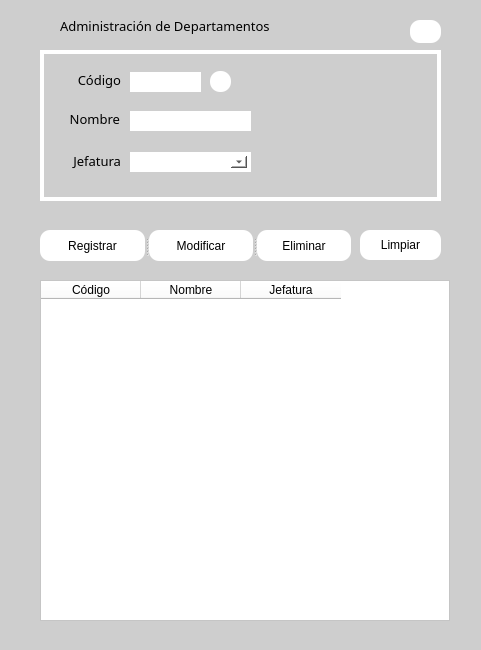
<?xml version="1.0" encoding="UTF-8"?>
<ui version="4.0">
 <class>Departamentos</class>
 <widget class="QWidget" name="Departamentos">
  <property name="geometry">
   <rect>
    <x>0</x>
    <y>0</y>
    <width>481</width>
    <height>650</height>
   </rect>
  </property>
  <property name="minimumSize">
   <size>
    <width>480</width>
    <height>650</height>
   </size>
  </property>
  <property name="maximumSize">
   <size>
    <width>500</width>
    <height>650</height>
   </size>
  </property>
  <property name="windowTitle">
   <string>Departamentos</string>
  </property>
  <property name="windowIcon">
   <iconset>
    <normaloff>../res/iconMenuDepartamentos.png</normaloff>../res/iconMenuDepartamentos.png</iconset>
  </property>
  <property name="toolTipDuration">
   <number>1</number>
  </property>
  <property name="styleSheet">
   <string notr="true">background-color: rgb(206, 206, 206);</string>
  </property>
  <widget class="QLabel" name="lbl_departamentos">
   <property name="geometry">
    <rect>
     <x>60</x>
     <y>10</y>
     <width>211</width>
     <height>31</height>
    </rect>
   </property>
   <property name="font">
    <font>
     <family>Segoe UI Semibold</family>
     <pointsize>10</pointsize>
     <weight>5</weight>
     <italic>false</italic>
     <bold>false</bold>
    </font>
   </property>
   <property name="styleSheet">
    <string notr="true">font: 43 10pt &quot;Segoe UI Semibold&quot;;
border:none;
background-color: rgba(0,0,0,0%);</string>
   </property>
   <property name="text">
    <string>Administración de Departamentos</string>
   </property>
  </widget>
  <widget class="QTableWidget" name="tblDepartamentos">
   <property name="geometry">
    <rect>
     <x>40</x>
     <y>280</y>
     <width>410</width>
     <height>341</height>
    </rect>
   </property>
   <property name="minimumSize">
    <size>
     <width>410</width>
     <height>320</height>
    </size>
   </property>
   <property name="maximumSize">
    <size>
     <width>1500</width>
     <height>1500</height>
    </size>
   </property>
   <property name="styleSheet">
    <string notr="true">background-color: rgb(255, 255, 255);</string>
   </property>
   <property name="editTriggers">
    <set>QAbstractItemView::NoEditTriggers</set>
   </property>
   <property name="alternatingRowColors">
    <bool>true</bool>
   </property>
   <property name="selectionMode">
    <enum>QAbstractItemView::SingleSelection</enum>
   </property>
   <property name="sortingEnabled">
    <bool>true</bool>
   </property>
   <property name="wordWrap">
    <bool>false</bool>
   </property>
   <property name="rowCount">
    <number>0</number>
   </property>
   <property name="columnCount">
    <number>3</number>
   </property>
   <column>
    <property name="text">
     <string>Código</string>
    </property>
   </column>
   <column>
    <property name="text">
     <string>Nombre</string>
    </property>
   </column>
   <column>
    <property name="text">
     <string>Jefatura</string>
    </property>
   </column>
  </widget>
  <widget class="QSplitter" name="splitter">
   <property name="geometry">
    <rect>
     <x>40</x>
     <y>230</y>
     <width>311</width>
     <height>31</height>
    </rect>
   </property>
   <property name="styleSheet">
    <string notr="true">background-color: rgba(0,0,0,0%);</string>
   </property>
   <property name="orientation">
    <enum>Qt::Horizontal</enum>
   </property>
   <widget class="QPushButton" name="btn_registrar">
    <property name="toolTip">
     <string>CTRL+S</string>
    </property>
    <property name="styleSheet">
     <string notr="true">QPushButton{
background-color:rgb(255, 255, 255);
border:none;
border-radius:10px;
font: 63 10pt &quot;Segoe UI Semibold&quot;;
}

QPushButton:hover{

border:2px solid #55C1FA;
border-radius:10px;
}</string>
    </property>
    <property name="text">
     <string>Registrar</string>
    </property>
    <property name="icon">
     <iconset>
      <normaloff>../res/btnSave.png</normaloff>../res/btnSave.png</iconset>
    </property>
    <property name="iconSize">
     <size>
      <width>20</width>
      <height>20</height>
     </size>
    </property>
    <property name="shortcut">
     <string>Ctrl+C</string>
    </property>
   </widget>
   <widget class="QPushButton" name="btn_editar">
    <property name="toolTip">
     <string>CTRL+E</string>
    </property>
    <property name="styleSheet">
     <string notr="true">QPushButton{
background-color:rgb(255, 255, 255);
border:none;
border-radius:10px;
font: 63 10pt &quot;Segoe UI Semibold&quot;;
}

QPushButton:hover{

border:2px solid #55C1FA;
border-radius:10px;
}</string>
    </property>
    <property name="text">
     <string>Modificar</string>
    </property>
    <property name="icon">
     <iconset>
      <normaloff>../res/btnEdit.png</normaloff>../res/btnEdit.png</iconset>
    </property>
    <property name="iconSize">
     <size>
      <width>20</width>
      <height>20</height>
     </size>
    </property>
    <property name="shortcut">
     <string>Ctrl+E</string>
    </property>
   </widget>
   <widget class="QPushButton" name="btn_eliminar">
    <property name="toolTip">
     <string>CTRL+DEL</string>
    </property>
    <property name="styleSheet">
     <string notr="true">QPushButton{
background-color:rgb(255, 255, 255);
border:none;
border-radius:10px;
font: 63 10pt &quot;Segoe UI Semibold&quot;;
}

QPushButton:hover{

border:2px solid #55C1FA;
border-radius:10px;
}</string>
    </property>
    <property name="text">
     <string>Eliminar</string>
    </property>
    <property name="icon">
     <iconset>
      <normaloff>../res/btnDelete.png</normaloff>../res/btnDelete.png</iconset>
    </property>
    <property name="iconSize">
     <size>
      <width>20</width>
      <height>20</height>
     </size>
    </property>
    <property name="shortcut">
     <string>Ctrl+Del</string>
    </property>
   </widget>
  </widget>
  <widget class="QLabel" name="labelHeader">
   <property name="geometry">
    <rect>
     <x>20</x>
     <y>10</y>
     <width>31</width>
     <height>31</height>
    </rect>
   </property>
   <property name="font">
    <font>
     <family>Segoe UI Semibold</family>
     <pointsize>10</pointsize>
     <weight>7</weight>
     <italic>false</italic>
     <bold>false</bold>
    </font>
   </property>
   <property name="styleSheet">
    <string notr="true">font: 63 10pt &quot;Segoe UI Semibold&quot;;
background-color: rgba(0,0,0,0%);</string>
   </property>
   <property name="text">
    <string/>
   </property>
   <property name="pixmap">
    <pixmap>../res/iconDepartamentoHeader.png</pixmap>
   </property>
   <property name="alignment">
    <set>Qt::AlignRight|Qt::AlignTrailing|Qt::AlignVCenter</set>
   </property>
  </widget>
  <widget class="QFrame" name="frame">
   <property name="geometry">
    <rect>
     <x>40</x>
     <y>50</y>
     <width>401</width>
     <height>151</height>
    </rect>
   </property>
   <property name="toolTip">
    <string/>
   </property>
   <property name="toolTipDuration">
    <number>-1</number>
   </property>
   <property name="accessibleDescription">
    <string>Generar código</string>
   </property>
   <property name="styleSheet">
    <string notr="true">border:4px solid;
border-color: rgb(255, 255, 255);</string>
   </property>
   <property name="frameShape">
    <enum>QFrame::StyledPanel</enum>
   </property>
   <property name="frameShadow">
    <enum>QFrame::Raised</enum>
   </property>
   <widget class="QLabel" name="lbl_codigo">
    <property name="geometry">
     <rect>
      <x>30</x>
      <y>20</y>
      <width>51</width>
      <height>20</height>
     </rect>
    </property>
    <property name="font">
     <font>
      <family>Segoe UI Semibold</family>
      <pointsize>10</pointsize>
      <weight>7</weight>
      <italic>false</italic>
      <bold>false</bold>
     </font>
    </property>
    <property name="styleSheet">
     <string notr="true">font: 63 10pt &quot;Segoe UI Semibold&quot;;
border:none;</string>
    </property>
    <property name="text">
     <string>Código</string>
    </property>
    <property name="alignment">
     <set>Qt::AlignRight|Qt::AlignTrailing|Qt::AlignVCenter</set>
    </property>
   </widget>
   <widget class="QLabel" name="lbl_nombre">
    <property name="geometry">
     <rect>
      <x>30</x>
      <y>60</y>
      <width>50</width>
      <height>17</height>
     </rect>
    </property>
    <property name="font">
     <font>
      <family>Segoe UI Semibold</family>
      <pointsize>10</pointsize>
      <weight>7</weight>
      <italic>false</italic>
      <bold>false</bold>
     </font>
    </property>
    <property name="styleSheet">
     <string notr="true">font: 63 10pt &quot;Segoe UI Semibold&quot;;
border:none;</string>
    </property>
    <property name="text">
     <string>Nombre</string>
    </property>
    <property name="alignment">
     <set>Qt::AlignRight|Qt::AlignTrailing|Qt::AlignVCenter</set>
    </property>
   </widget>
   <widget class="QLabel" name="lbl_jefatura">
    <property name="geometry">
     <rect>
      <x>30</x>
      <y>100</y>
      <width>51</width>
      <height>21</height>
     </rect>
    </property>
    <property name="font">
     <font>
      <family>Segoe UI Semibold</family>
      <pointsize>10</pointsize>
      <weight>7</weight>
      <italic>false</italic>
      <bold>false</bold>
     </font>
    </property>
    <property name="styleSheet">
     <string notr="true">font: 63 10pt &quot;Segoe UI Semibold&quot;;
border:none;</string>
    </property>
    <property name="text">
     <string>Jefatura</string>
    </property>
    <property name="alignment">
     <set>Qt::AlignRight|Qt::AlignTrailing|Qt::AlignVCenter</set>
    </property>
   </widget>
   <widget class="QLineEdit" name="txt_codigo">
    <property name="geometry">
     <rect>
      <x>90</x>
      <y>22</y>
      <width>71</width>
      <height>20</height>
     </rect>
    </property>
    <property name="styleSheet">
     <string notr="true">background-color: rgb(255, 255, 255);</string>
    </property>
   </widget>
   <widget class="QLineEdit" name="txt_nombre">
    <property name="geometry">
     <rect>
      <x>90</x>
      <y>61</y>
      <width>121</width>
      <height>20</height>
     </rect>
    </property>
    <property name="styleSheet">
     <string notr="true">background-color: rgb(255, 255, 255);</string>
    </property>
   </widget>
   <widget class="QComboBox" name="cmb_jefatura">
    <property name="enabled">
     <bool>true</bool>
    </property>
    <property name="geometry">
     <rect>
      <x>90</x>
      <y>102</y>
      <width>121</width>
      <height>20</height>
     </rect>
    </property>
    <property name="sizePolicy">
     <sizepolicy hsizetype="Maximum" vsizetype="Fixed">
      <horstretch>0</horstretch>
      <verstretch>0</verstretch>
     </sizepolicy>
    </property>
    <property name="styleSheet">
     <string notr="true">background-color: rgb(255, 255, 255);</string>
    </property>
    <property name="editable">
     <bool>false</bool>
    </property>
    <property name="currentText">
     <string/>
    </property>
   </widget>
   <widget class="QLabel" name="lbl_codigo_2">
    <property name="geometry">
     <rect>
      <x>240</x>
      <y>20</y>
      <width>121</width>
      <height>111</height>
     </rect>
    </property>
    <property name="sizePolicy">
     <sizepolicy hsizetype="Expanding" vsizetype="Expanding">
      <horstretch>0</horstretch>
      <verstretch>0</verstretch>
     </sizepolicy>
    </property>
    <property name="font">
     <font>
      <family>Segoe UI Semibold</family>
      <pointsize>10</pointsize>
      <weight>7</weight>
      <italic>false</italic>
      <bold>false</bold>
     </font>
    </property>
    <property name="styleSheet">
     <string notr="true">font: 63 10pt &quot;Segoe UI Semibold&quot;;
border:none;
</string>
    </property>
    <property name="text">
     <string/>
    </property>
    <property name="pixmap">
     <pixmap>../res/icons8-stacked-organizational-chart-highlighted-parent-node-96.png</pixmap>
    </property>
    <property name="alignment">
     <set>Qt::AlignRight|Qt::AlignTrailing|Qt::AlignVCenter</set>
    </property>
   </widget>
   <widget class="QPushButton" name="btnNewCode">
    <property name="geometry">
     <rect>
      <x>170</x>
      <y>21</y>
      <width>21</width>
      <height>21</height>
     </rect>
    </property>
    <property name="toolTip">
     <string>Auto rellenar</string>
    </property>
    <property name="toolTipDuration">
     <number>0</number>
    </property>
    <property name="styleSheet">
     <string notr="true">QPushButton{
background-color:rgb(255, 255, 255);
border:none;
border-radius:10px;
font: 63 10pt &quot;Segoe UI Semibold&quot;;
}

QPushButton:hover{

border:2px solid #55C1FA;
border-radius:10px;
}</string>
    </property>
    <property name="text">
     <string/>
    </property>
    <property name="icon">
     <iconset>
      <normaloff>../res/iconNewDoc.png</normaloff>../res/iconNewDoc.png</iconset>
    </property>
   </widget>
  </widget>
  <widget class="QPushButton" name="btnLimpiar">
   <property name="geometry">
    <rect>
     <x>360</x>
     <y>230</y>
     <width>81</width>
     <height>30</height>
    </rect>
   </property>
   <property name="maximumSize">
    <size>
     <width>90</width>
     <height>30</height>
    </size>
   </property>
   <property name="toolTip">
    <string>CTRL+W</string>
   </property>
   <property name="styleSheet">
    <string notr="true">QPushButton{
background-color:rgb(255, 255, 255);
border:none;
border-radius:10px;
font: 63 10pt &quot;Segoe UI Semibold&quot;;
}

QPushButton:hover{

border:2px solid #55C1FA;
border-radius:10px;
}</string>
   </property>
   <property name="text">
    <string>Limpiar</string>
   </property>
   <property name="icon">
    <iconset>
     <normaloff>../res/btnClear.png</normaloff>../res/btnClear.png</iconset>
   </property>
   <property name="iconSize">
    <size>
     <width>18</width>
     <height>18</height>
    </size>
   </property>
   <property name="shortcut">
    <string>Ctrl+W</string>
   </property>
  </widget>
  <widget class="QPushButton" name="btnRefresh">
   <property name="geometry">
    <rect>
     <x>410</x>
     <y>20</y>
     <width>31</width>
     <height>23</height>
    </rect>
   </property>
   <property name="toolTip">
    <string>CTRL+R</string>
   </property>
   <property name="styleSheet">
    <string notr="true">QPushButton{
background-color:rgb(255, 255, 255);
border:none;
border-radius:10px;
font: 63 10pt &quot;Segoe UI Semibold&quot;;
}

QPushButton:hover{

border:2px solid #55C1FA;
border-radius:10px;
}</string>
   </property>
   <property name="text">
    <string/>
   </property>
   <property name="icon">
    <iconset>
     <normaloff>../res/icons8-refresh-48.png</normaloff>../res/icons8-refresh-48.png</iconset>
   </property>
   <property name="shortcut">
    <string/>
   </property>
  </widget>
 </widget>
 <resources/>
 <connections/>
</ui>
